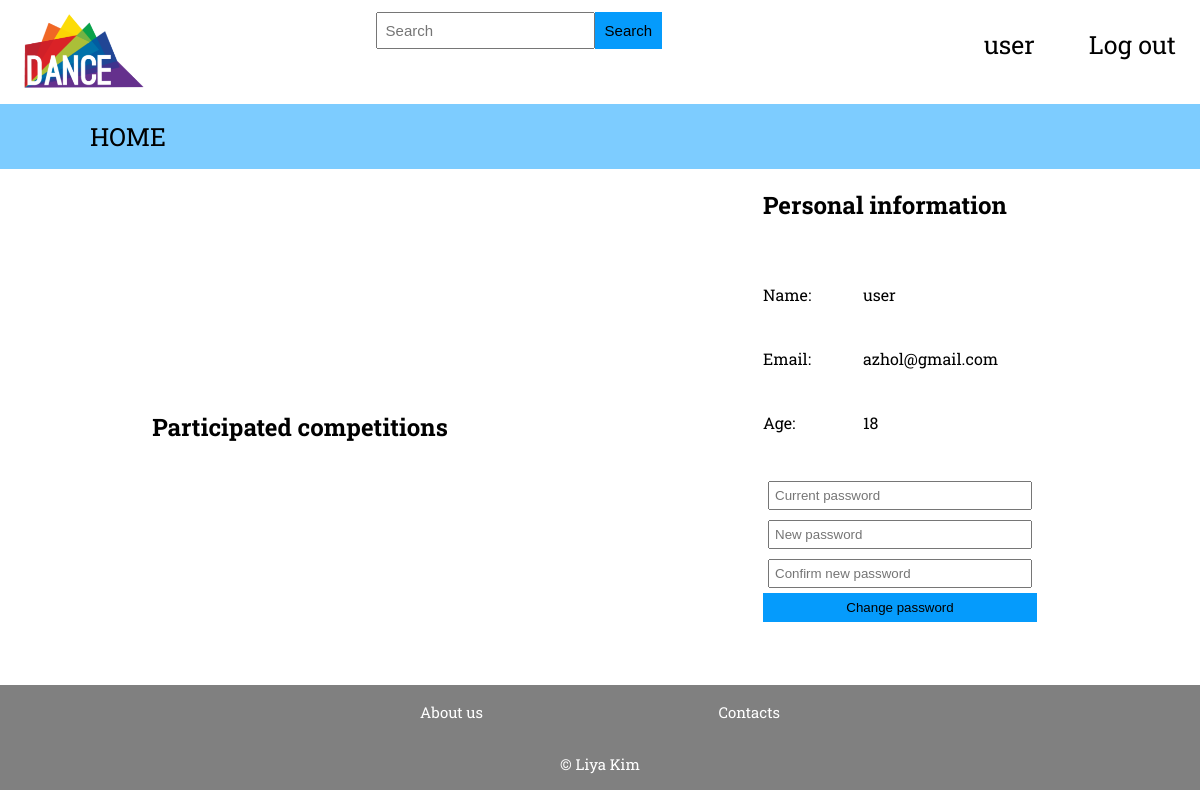
Page /userpage.php (signed in) on the committed database.
### tables this page shows
CREATE TABLE `users` (
  `id` int(11) NOT NULL,
  `name` varchar(255) NOT NULL,
  `email` varchar(255) NOT NULL,
  `age` int(3) NOT NULL,
  `password` varchar(255) NOT NULL
);

### userpage.php (the view, shortened to what this page needs)
<!DOCTYPE html>
<html>
<head>
</head>
<body>
	<?php
	if (isset($_SESSION['user']['name']) and $_SESSION['user']['type'] == "user") {
	include_once "header.php";
   	?>
	<div id="userpage">
	<div id="rate">
		<h2 onclick="dropdown(1)">Participated competitions</h2>
	<?php require_once "includes/DBconnection/link.php";
	?></div>
	</div>
		<div id="info">
			<h2>Personal information</h2>
			<?php
		$sql = "SELECT * FROM users WHERE name = '".$_SESSION['user']['name']."'";
		$result = mysqli_query($link,$sql);
		$info = mysqli_fetch_assoc($result);?>
			<div class='line'><div class='text'>Name:</div><label id="SessionName"><?=$info['name'];?></label></div>
			<div class='line'><div class='text'>Email:</div><label><?=$info['email'];?></label></div>
			<div class='line'><div class='text'>Age:</div><label><?=$info['age'];?></label></div>
			<div class='line'>
				<form id='changePasswordForm'>
					<input type='password' id='password' placeholder='Current password' required='required'>
					<input type='password' id='newpassword' placeholder='New password' required='required'>
					<input type='password' id='confirmpassword' placeholder='Confirm new password' required='required'>
					<input type='submit' value='Change password'>
				</form>
			</div>
		</div>
	</div>
	<?php include_once "footer.php";
	} else {
		echo "<h1 style='text-align: center;'>Please sign in, do not try to hack the system! :)</h1>";
		header('Refresh: 2; url=index.php');
	}
	?>
</body>
</html>

### css/header_style.css (style rules this page uses)
body { margin: 0; font-family: 'Roboto Slab', serif; }

### userpage.php (style rules this page uses)
body { margin: 0; font-family: 'Roboto Slab', serif; }
#userpage { height: 64.6vh; display: flex; }
#rate { display: grid; width: 50vw; overflow: auto; align-items: center; text-align: center; }
#rate h2 { cursor: pointer; }
#info { width: 50vw; display: grid; align-items: baseline; justify-content: center; }
.line { text-align: left; display: flex; margin-top: -20px; }
.line form { display: grid; }
.line form input[type=password] { padding: 5px; margin: 5px; width: 250px; }
.line form input[type=submit] { padding: 5px; background-color: #059bfc; border: 2px solid #059bfc; }
.text { width: 100px; }

### rows in the picture
users: name "user", email "azhol@gmail.com", age "18"

### other values in the picture
$_SESSION['user']['name'] "user"
